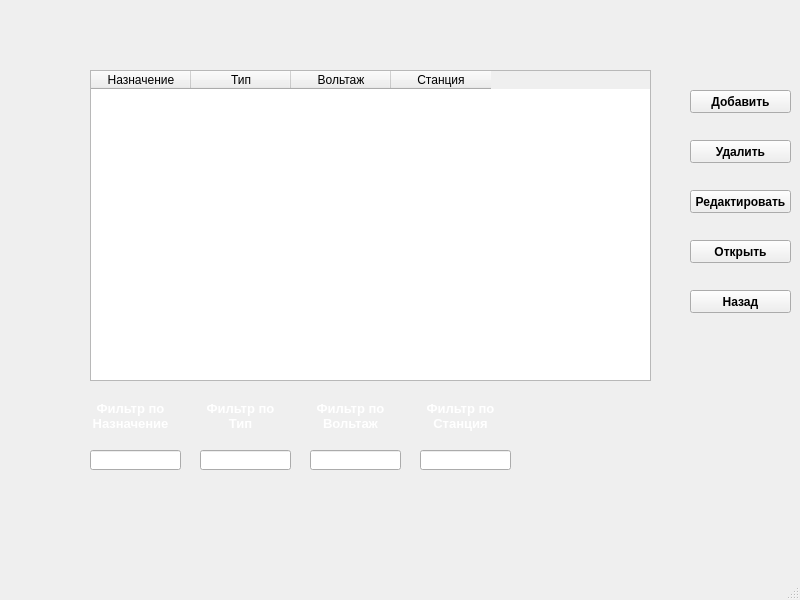
<?xml version="1.0" encoding="UTF-8"?>
<ui version="4.0">
 <class>MainWindow3</class>
 <widget class="QMainWindow" name="MainWindow3">
  <property name="geometry">
   <rect>
    <x>0</x>
    <y>0</y>
    <width>800</width>
    <height>600</height>
   </rect>
  </property>
  <property name="windowTitle">
   <string>MainWindow</string>
  </property>
  <widget class="QWidget" name="centralwidget">
   <widget class="QTableWidget" name="tableWidget">
    <property name="geometry">
     <rect>
      <x>90</x>
      <y>70</y>
      <width>561</width>
      <height>311</height>
     </rect>
    </property>
    <column>
     <property name="text">
      <string>Назначение</string>
     </property>
    </column>
    <column>
     <property name="text">
      <string>Тип</string>
     </property>
    </column>
    <column>
     <property name="text">
      <string>Вольтаж</string>
     </property>
    </column>
    <column>
     <property name="text">
      <string>Станция</string>
     </property>
    </column>
   </widget>
   <widget class="QPushButton" name="pushButton3">
    <property name="geometry">
     <rect>
      <x>690</x>
      <y>240</y>
      <width>101</width>
      <height>23</height>
     </rect>
    </property>
    <property name="font">
     <font>
      <weight>75</weight>
      <bold>true</bold>
     </font>
    </property>
    <property name="text">
     <string>Открыть</string>
    </property>
   </widget>
   <widget class="QPushButton" name="AddButton">
    <property name="geometry">
     <rect>
      <x>690</x>
      <y>90</y>
      <width>101</width>
      <height>23</height>
     </rect>
    </property>
    <property name="font">
     <font>
      <weight>75</weight>
      <bold>true</bold>
     </font>
    </property>
    <property name="text">
     <string>Добавить</string>
    </property>
   </widget>
   <widget class="QPushButton" name="DeleteButton">
    <property name="geometry">
     <rect>
      <x>690</x>
      <y>140</y>
      <width>101</width>
      <height>23</height>
     </rect>
    </property>
    <property name="font">
     <font>
      <weight>75</weight>
      <bold>true</bold>
     </font>
    </property>
    <property name="text">
     <string>Удалить</string>
    </property>
   </widget>
   <widget class="QPushButton" name="EditButton">
    <property name="geometry">
     <rect>
      <x>690</x>
      <y>190</y>
      <width>101</width>
      <height>23</height>
     </rect>
    </property>
    <property name="font">
     <font>
      <weight>75</weight>
      <bold>true</bold>
     </font>
    </property>
    <property name="text">
     <string>Редактировать</string>
    </property>
   </widget>
   <widget class="QPushButton" name="BackButton">
    <property name="geometry">
     <rect>
      <x>690</x>
      <y>290</y>
      <width>101</width>
      <height>23</height>
     </rect>
    </property>
    <property name="font">
     <font>
      <weight>75</weight>
      <bold>true</bold>
     </font>
    </property>
    <property name="text">
     <string>Назад</string>
    </property>
   </widget>
   <widget class="QLineEdit" name="lineEdit">
    <property name="geometry">
     <rect>
      <x>90</x>
      <y>450</y>
      <width>91</width>
      <height>20</height>
     </rect>
    </property>
   </widget>
   <widget class="QLabel" name="label">
    <property name="geometry">
     <rect>
      <x>90</x>
      <y>400</y>
      <width>81</width>
      <height>31</height>
     </rect>
    </property>
    <property name="palette">
     <palette>
      <active>
       <colorrole role="WindowText">
        <brush brushstyle="SolidPattern">
         <color alpha="255">
          <red>255</red>
          <green>255</green>
          <blue>255</blue>
         </color>
        </brush>
       </colorrole>
      </active>
      <inactive>
       <colorrole role="WindowText">
        <brush brushstyle="SolidPattern">
         <color alpha="255">
          <red>255</red>
          <green>255</green>
          <blue>255</blue>
         </color>
        </brush>
       </colorrole>
      </inactive>
      <disabled>
       <colorrole role="WindowText">
        <brush brushstyle="SolidPattern">
         <color alpha="255">
          <red>120</red>
          <green>120</green>
          <blue>120</blue>
         </color>
        </brush>
       </colorrole>
      </disabled>
     </palette>
    </property>
    <property name="font">
     <font>
      <pointsize>10</pointsize>
      <weight>75</weight>
      <bold>true</bold>
     </font>
    </property>
    <property name="acceptDrops">
     <bool>false</bool>
    </property>
    <property name="text">
     <string>Фильтр по Назначение</string>
    </property>
    <property name="alignment">
     <set>Qt::AlignCenter</set>
    </property>
    <property name="wordWrap">
     <bool>true</bool>
    </property>
   </widget>
   <widget class="QLineEdit" name="lineEdit_2">
    <property name="geometry">
     <rect>
      <x>200</x>
      <y>450</y>
      <width>91</width>
      <height>20</height>
     </rect>
    </property>
   </widget>
   <widget class="QLabel" name="label_2">
    <property name="geometry">
     <rect>
      <x>200</x>
      <y>400</y>
      <width>81</width>
      <height>31</height>
     </rect>
    </property>
    <property name="palette">
     <palette>
      <active>
       <colorrole role="WindowText">
        <brush brushstyle="SolidPattern">
         <color alpha="255">
          <red>255</red>
          <green>255</green>
          <blue>255</blue>
         </color>
        </brush>
       </colorrole>
      </active>
      <inactive>
       <colorrole role="WindowText">
        <brush brushstyle="SolidPattern">
         <color alpha="255">
          <red>255</red>
          <green>255</green>
          <blue>255</blue>
         </color>
        </brush>
       </colorrole>
      </inactive>
      <disabled>
       <colorrole role="WindowText">
        <brush brushstyle="SolidPattern">
         <color alpha="255">
          <red>120</red>
          <green>120</green>
          <blue>120</blue>
         </color>
        </brush>
       </colorrole>
      </disabled>
     </palette>
    </property>
    <property name="font">
     <font>
      <pointsize>10</pointsize>
      <weight>75</weight>
      <bold>true</bold>
     </font>
    </property>
    <property name="acceptDrops">
     <bool>false</bool>
    </property>
    <property name="text">
     <string>Фильтр по Тип</string>
    </property>
    <property name="alignment">
     <set>Qt::AlignCenter</set>
    </property>
    <property name="wordWrap">
     <bool>true</bool>
    </property>
   </widget>
   <widget class="QLineEdit" name="lineEdit_3">
    <property name="geometry">
     <rect>
      <x>310</x>
      <y>450</y>
      <width>91</width>
      <height>20</height>
     </rect>
    </property>
   </widget>
   <widget class="QLabel" name="label_3">
    <property name="geometry">
     <rect>
      <x>310</x>
      <y>400</y>
      <width>81</width>
      <height>31</height>
     </rect>
    </property>
    <property name="palette">
     <palette>
      <active>
       <colorrole role="WindowText">
        <brush brushstyle="SolidPattern">
         <color alpha="255">
          <red>255</red>
          <green>255</green>
          <blue>255</blue>
         </color>
        </brush>
       </colorrole>
      </active>
      <inactive>
       <colorrole role="WindowText">
        <brush brushstyle="SolidPattern">
         <color alpha="255">
          <red>255</red>
          <green>255</green>
          <blue>255</blue>
         </color>
        </brush>
       </colorrole>
      </inactive>
      <disabled>
       <colorrole role="WindowText">
        <brush brushstyle="SolidPattern">
         <color alpha="255">
          <red>120</red>
          <green>120</green>
          <blue>120</blue>
         </color>
        </brush>
       </colorrole>
      </disabled>
     </palette>
    </property>
    <property name="font">
     <font>
      <pointsize>10</pointsize>
      <weight>75</weight>
      <bold>true</bold>
     </font>
    </property>
    <property name="acceptDrops">
     <bool>false</bool>
    </property>
    <property name="text">
     <string>Фильтр по Вольтаж</string>
    </property>
    <property name="alignment">
     <set>Qt::AlignCenter</set>
    </property>
    <property name="wordWrap">
     <bool>true</bool>
    </property>
   </widget>
   <widget class="QLineEdit" name="lineEdit_4">
    <property name="geometry">
     <rect>
      <x>420</x>
      <y>450</y>
      <width>91</width>
      <height>20</height>
     </rect>
    </property>
   </widget>
   <widget class="QLabel" name="label_4">
    <property name="geometry">
     <rect>
      <x>420</x>
      <y>400</y>
      <width>81</width>
      <height>31</height>
     </rect>
    </property>
    <property name="palette">
     <palette>
      <active>
       <colorrole role="WindowText">
        <brush brushstyle="SolidPattern">
         <color alpha="255">
          <red>255</red>
          <green>255</green>
          <blue>255</blue>
         </color>
        </brush>
       </colorrole>
      </active>
      <inactive>
       <colorrole role="WindowText">
        <brush brushstyle="SolidPattern">
         <color alpha="255">
          <red>255</red>
          <green>255</green>
          <blue>255</blue>
         </color>
        </brush>
       </colorrole>
      </inactive>
      <disabled>
       <colorrole role="WindowText">
        <brush brushstyle="SolidPattern">
         <color alpha="255">
          <red>120</red>
          <green>120</green>
          <blue>120</blue>
         </color>
        </brush>
       </colorrole>
      </disabled>
     </palette>
    </property>
    <property name="font">
     <font>
      <pointsize>10</pointsize>
      <weight>75</weight>
      <bold>true</bold>
     </font>
    </property>
    <property name="acceptDrops">
     <bool>false</bool>
    </property>
    <property name="text">
     <string>Фильтр по Станция</string>
    </property>
    <property name="alignment">
     <set>Qt::AlignCenter</set>
    </property>
    <property name="wordWrap">
     <bool>true</bool>
    </property>
   </widget>
   <widget class="QLabel" name="label_5">
    <property name="geometry">
     <rect>
      <x>0</x>
      <y>0</y>
      <width>801</width>
      <height>571</height>
     </rect>
    </property>
    <property name="text">
     <string/>
    </property>
    <property name="pixmap">
     <pixmap>../../Downloads/jeleznaya-doroga-relsyi-shpalyi.jpg</pixmap>
    </property>
   </widget>
   <zorder>label_5</zorder>
   <zorder>tableWidget</zorder>
   <zorder>pushButton3</zorder>
   <zorder>AddButton</zorder>
   <zorder>DeleteButton</zorder>
   <zorder>EditButton</zorder>
   <zorder>BackButton</zorder>
   <zorder>lineEdit</zorder>
   <zorder>label</zorder>
   <zorder>lineEdit_2</zorder>
   <zorder>label_2</zorder>
   <zorder>lineEdit_3</zorder>
   <zorder>label_3</zorder>
   <zorder>lineEdit_4</zorder>
   <zorder>label_4</zorder>
  </widget>
  <widget class="QMenuBar" name="menubar">
   <property name="geometry">
    <rect>
     <x>0</x>
     <y>0</y>
     <width>800</width>
     <height>21</height>
    </rect>
   </property>
  </widget>
  <widget class="QStatusBar" name="statusbar"/>
 </widget>
 <resources/>
 <connections/>
</ui>
